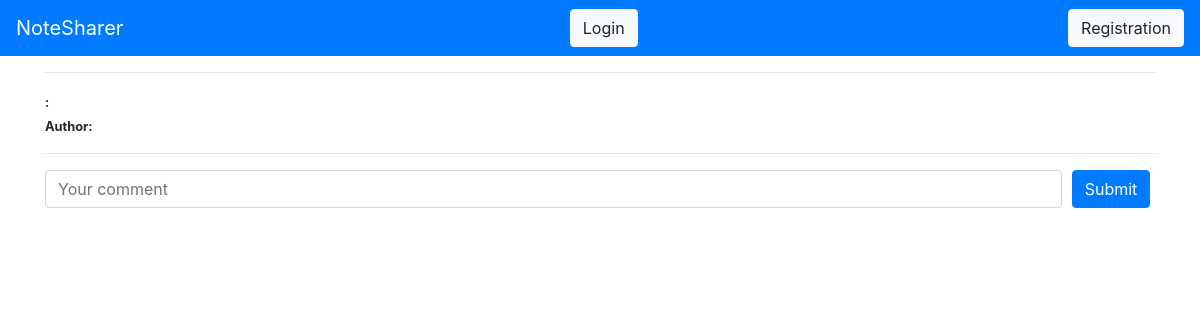
/notes/2, run on an earlier commit of the app's database.
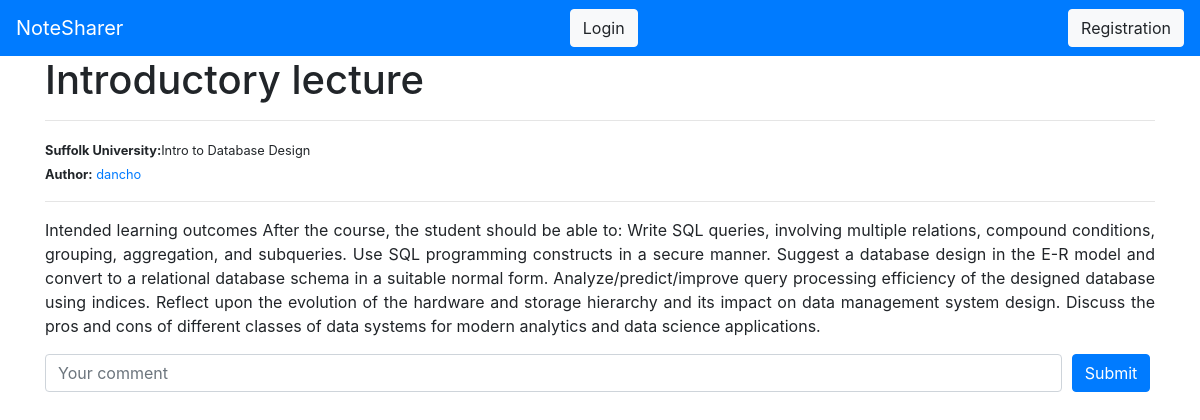
And on a later commit of the database.
### tables this page shows
CREATE TABLE Notes (
    'noteID' INTEGER NOT NULL PRIMARY KEY,
    'content' TEXT(50000),
    'author' INTEGER, 'university' VARCHAR(300), 'class' VARCHAR(300), 'lectureName' VARCHAR(300),
    FOREIGN KEY('author') REFERENCES accounts(id)
);

CREATE TABLE 'accounts' (
'id' INTEGER PRIMARY KEY,
'login' VARCHAR(255),
'password' VARCHAR(255),
'name' VARCHAR(255)
);

### app.py (the view)
@app.route('/notes/<id>', methods = ['POST', 'GET'])
def note(id):
    context = dict()
    db_connection = sqlite3.connect('database.db')
    if (request.method == 'POST'):
        comment = request.form.get('comment')
        cursor = db_connection.cursor()
        cursor.execute('INSERT INTO comments (content, author, note) VALUES (?,?,?);', (comment, session['user']['id'], id))
        db_connection.commit()
        cursor.close()
    cursor = db_connection.cursor()
    cursor.execute('SELECT notes.content,  notes.university, notes.class, notes.lectureName, accounts.login FROM notes INNER JOIN accounts ON notes.author = accounts.id WHERE notes.noteID = ? ', [id])
    note = cursor.fetchone()
    context['note'] = note
    cursor.execute('SELECT comments.content, accounts.login FROM comments INNER JOIN accounts ON comments.author=accounts.id WHERE comments.note=?;', [id])
    comments = cursor.fetchall()
    context['comments'] = comments
    return render_template('note.html', context = context)

### templates/note.html (shortened to what this page needs)
{% extends 'base.html' %}
{% block body %}
    <div class="container">
        <div class="well">
            <div class="row">
                <div class="col-md-12">
                    <div class="">
                        <h1  class="hidden-xs hidden-sm">{{context['note'][3]}}</h1>
                        <hr>
                        <small><strong>{{context['note'][1]}}:</strong>{{context['note'][2]}}</small><br>
                        <small><strong>Author:</strong> <a href = "">{{context['note'][4]}}</a></small>
                        <hr>
                        <p class="text-justify">{{context['note'][0]}}</p></div>
                </div>
            </div>
        </div>
        <form method = "post"  id = "comment">
            <div class="form-row">
                <div class="col-11">
                    <input type="text" id = "comment" name = "comment" class="form-control" placeholder="Your comment">
                </div>
                <div class="col-1">
                    <input type = "submit" class = "btn btn-primary" value = "Submit" />
                </div>
            </div>
        </form>
    </div>
{% endblock %}

What changed in the data, as far as the page shows it:
added Notes: lectureName "Introductory lecture", university "Suffolk University", class "Intro to Database Design", content "Intended learning outcomes After the course, the student should be able to: Write SQL queries, involving multiple relations, compound conditions, grouping, aggregation, and subqueries. Use SQL programming constructs in a secure manner. Suggest a database design in the E-R model and convert to a relational database schema in a suitable normal form. Analyze/predict/improve query processing efficiency of the designed database using indices. Reflect upon the evolution of the hardware and storage hierarchy and its impact on data management system design. Discuss the pros and cons of different classes of data systems for modern analytics and data science applications."
now on this page (row unchanged): accounts: login "dancho"
